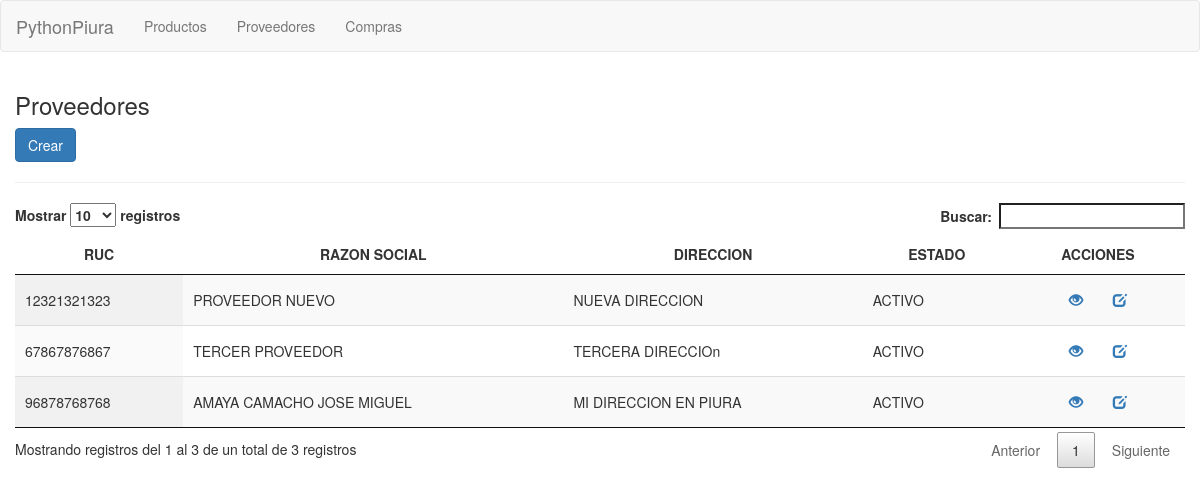
Screenshot of /proveedores/ with the database file from the repository.
### productos/models.py (models this page shows, shortened)
class Proveedor(models.Model):
    ruc = models.CharField(unique=True,max_length=11)
    razon_social = models.CharField(max_length=150)
    direccion = models.CharField(max_length=200)
    telefono = models.CharField(max_length=15,null=True)
    correo = models.EmailField(null=True)
    estado = models.BooleanField(default=True)

### productos/views.py (the view)
# urls.py: url(r'^proveedores/$', ListadoProveedores.as_view(), name="listado_proveedores"),
class ListadoProveedores(ListView):
    model = Proveedor
    template_name = 'proveedores.html'
    context_object_name = 'proveedores'

### productos/templates/proveedores.html (shortened to what this page needs)
{% extends "base.html" %}
{% block cuerpo %}
<h3>Proveedores</h3>
<div class="row">
	<div class="col-lg-10">
		<a onclick="return abrir_modal('{% url 'productos:crear_proveedor' %}')" class="btn btn-primary">
			Crear
		</a>
	</div>
</div>
<hr/>
<div class="row">
	<div class="col-lg-12">
		<table id="tabla" class="display" cellspacing="0" width="100%">
			<thead>
				<tr>
					<th class="text-center">RUC</th>
					<th class="text-center">RAZON SOCIAL</th>
					<th class="text-center">DIRECCION</th>
					<th class="text-center">ESTADO</th>
					<th class="text-center">ACCIONES</th>
				</tr>
			</thead>
			<tbody>
			{% for proveedor in proveedores %}
                <tr>
                    <td>{{ proveedor.ruc }}</td>
                    <td>{{ proveedor.razon_social }}</td>
                    <td>{{ proveedor.direccion }}</td>
                    {% if proveedor.estado %}
                    <td>ACTIVO</td>
                    {% else %}
                    <td>INACTIVO</td>
                    {% endif %}
                    <td class="text-center">
                        <a onclick="return abrir_modal('{% url 'productos:detalle_proveedor' proveedor.pk %}')" class="btn">
                            <span class="glyphicon glyphicon-eye-open"></span>
                        </a>
                        <a onclick="return abrir_modal('{% url 'productos:modificar_proveedor' proveedor.pk %}')" class="btn">
                            <span class="glyphicon glyphicon-edit"></span>
                        </a>
                    </td>
				</tr>
			{% endfor %}
			</tbody>
		</table>
	</div>
</div>
{% endblock cuerpo %}

### rows the page displays
Proveedor: ruc "96878768768", razon_social "AMAYA CAMACHO JOSE MIGUEL", direccion "MI DIRECCION EN PIURA", estado "ACTIVO"
Proveedor: ruc "12321321323", razon_social "PROVEEDOR NUEVO", direccion "NUEVA DIRECCION", estado "ACTIVO"
Proveedor: ruc "67867876867", razon_social "TERCER PROVEEDOR", direccion "TERCERA DIRECCIOn", estado "ACTIVO"
